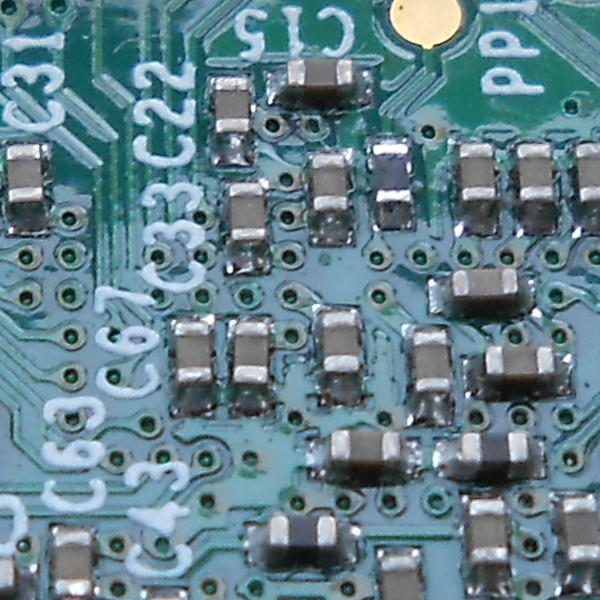
#> input picture test_data/image (1).jpeg, 600 x 600 px
$ python -i segment.py   (imports and definitions only)
#> lines starting #> are read from the running program, lines starting #| are printed output that depends on the picture; after the words box and inside, x2 and y2 are one past the last pixel; in counts of white or black regions, pixels touching at a corner belong together
#> further down, picture is the input picture: shape (600, 600, 3); mean B, G, R 139.9, 129.7, 99.9
import matplotlib.pyplot as pyplot
import cv2
import numpy as np
import skimage.color
from skimage import segmentation

# key constants
SAT_MAX = 40

# [20 lines left out: function split_mask, not called in this run]

def square_mask(mask, overscan, min_size):
    """
    Find square regions corresponding to contiguous segments within the image masks

    The mask should describe the solder joint regions of the image
    """
    result = cv2.findContours(mask, cv2.RETR_TREE, cv2.CHAIN_APPROX_NONE)[0]

    crop_list = []
    rows, cols = mask.shape

    for region in result:

        if filter_regions(mask, region, min_size, 0.4):
            crop_elt = np.zeros(shape=(4), dtype=int)

            overscan_r = (overscan / 100) * (int(max(region[:, :, 1])) - int(min(region[:, :, 1])))
            overscan_c = (overscan / 100) * (int(max(region[:, :, 0])) - int(min(region[:, :, 0])))

            crop_elt[0] = max(int(min(region[:, :, 1])) - overscan_r, 0)
            crop_elt[1] = min(int(max(region[:, :, 1])) + overscan_r, rows)
            crop_elt[2] = max(int(min(region[:, :, 0])) - overscan_c, 0)
            crop_elt[3] = min(int(max(region[:, :, 0])) + overscan_c, cols)

            crop_list.append(crop_elt)

    return crop_list

def build_segment_array(image, seg_list):
    """
    Build an array of image segments for use by classification algorithm

    These will always be square, and cover region to be segmented
    """
    seg_array = []

    for elt in seg_list:
        segment = image[elt[0]:elt[1], elt[2]:elt[3], :]
        seg_array.append(segment)

    return seg_array

def gen_solder_mask(image, gray_floor=145, sat_max=40):
    """
    Generates solder mask image

    :param image:
    :return:
    """

    image_hsv = cv2.cvtColor(image, cv2.COLOR_BGR2HSV)
    light_gray = (0, 0, gray_floor)
    dark_gray = (255, sat_max, 240)
    mask = cv2.inRange(image_hsv, light_gray, dark_gray)

    # remove stray pixels
    mask = cv2.medianBlur(mask, 7)

    return mask

def auto_split_gray(image):
    """
    Find the gray value that segments the solder joints

    Real images are distributed so that there is a threshold where the number
    included begins to increase rapidly, from picking up random parts. Need
    to find this gray-floor threshold

    :returns (int) Threshold to segment the image
    """

    # find change in pixels for given gray floor
    mask_arr = []
    for gray_thr in range(0, 255):
        mask = gen_solder_mask(image, gray_floor=gray_thr, sat_max=SAT_MAX)
        mask_arr.append(mask)
#> this loop made 255 passes
#> pass 1, in gen_solder_mask, `mask = cv2.inRange(image_hsv, light_gray, dark_gray)`:
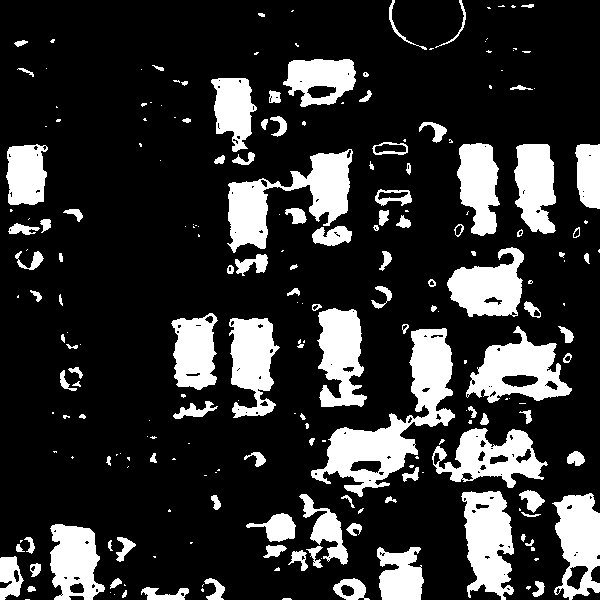
#> mask: shape (600, 600); 19.8% white; 223 white regions (108 under 20 px), largest, box (x1, y1, x2, y2) and area: (311, 328, 455, 497) 7329, (227, 149, 353, 253) 5165, (461, 491, 514, 600) 3980
#> pass 1, in gen_solder_mask, `mask = cv2.medianBlur(mask, 7)`:
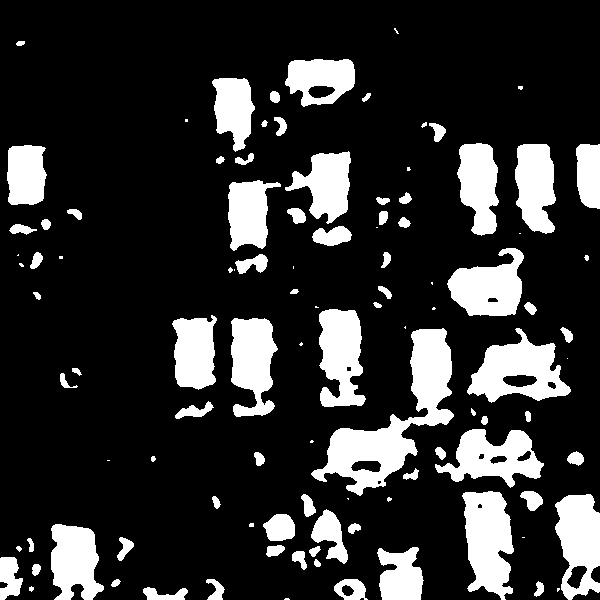
#> mask: shape (600, 600); 18.9% white; 105 white regions (26 under 20 px), largest, box (x1, y1, x2, y2) and area: (311, 328, 454, 496) 7427, (462, 491, 514, 600) 4039, (467, 328, 571, 403) 4018
#> after the loop, mask_arr = 255 items
    y_values = np.zeros(shape=(254), dtype=int)
    for i in range(0, 254):
        y_values[i] = int(sum(sum(mask_arr[i]/255))) - int(sum(sum(mask_arr[i+1]/255)))
#> after the loop, y_values = 254 values, max 1172 at index 127, min 0 at index 0, mean 268.3

    diff_y_values = np.diff(y_values)
#> diff_y_values = 253 values, max 197 at index 126, min -234 at index 128, mean 0
    filtered_values = np.convolve(diff_y_values, (np.ones(shape=9)/9), 'valid')
#> filtered_values = 245 values, max 59.22 at index 109, min -97.44 at index 127, mean 9.28e-16

    # find point just past peak, capture maximum solder joint area
    max_val = max(max(filtered_values), abs(min(filtered_values)))
#> max_val = 97.44
    key_index = len(filtered_values) - 15
#> key_index = 230
    while(abs(filtered_values[key_index]) < 0.5 * max_val):
        key_index -= 1
#> this loop made 101 passes
#> key_index on passes 1 to 12: 229, 228, 227, 226, 225, 224, 223, 222, 221, 220, 219, 218
#> after the loop, key_index = 129
    key_index += 15
#> key_index = 144

    return key_index

def filter_regions(mask, region, min_size, threshold, max_ar=7):
    """ Filter out regions with too few solder-like pixels"""
    pixel_cnt, blank1, blank2 = region.shape
    if pixel_cnt < min_size:
        return False

    pixels = mask[int(min(region[:, :, 1])):int(max(region[:, :, 1])),
                  int(min(region[:, :, 0])):int(max(region[:, :, 0]))]
    height, width = pixels.shape
    if ((width/height) > max_ar or (height/width > max_ar)):
        return False

    if(np.sum(pixels)/(255*np.size(pixels)) < threshold):
            return False

    return True

def resize(img, bw=False):
    """ Convert images to standard size"""
    img = cv2.resize(img, (224,224), interpolation=cv2.INTER_NEAREST)
    return cv2.cvtColor(img, cv2.COLOR_BGR2RGB)

    rows, cols, colors = img.shape
    dim = max(rows, cols)

    new_image = np.zeros((dim, dim, 3), dtype=np.uint8)

    # determine upper-left corner
    r_off = int((dim - rows)/2)
    c_off = int((dim - cols)/2)

    new_image[r_off:r_off+rows,c_off:c_off+cols,:] = img

    if bw:
        new_image = cv2.cvtColor(new_image, cv2.COLOR_BGR2GRAY)
    return skimage.transform.resize(new_image, (150,150))

def format_locations(corners):
    """ Format definition of segments"""
    location = []
    for corner in corners:
        start = (corner[2], corner[0])
        end = (corner[3], corner[1])
        type = ""
        entry = (list(start), list(end), type)
        location.append(list(entry))

    return location


def segment_image(test_img):
    """Driver program to perform segmentation only"""

    """Setup segmentation"""
    test_img = cv2.GaussianBlur(test_img, (5,5), 0)
    mask = gen_solder_mask(test_img, gray_floor=auto_split_gray(test_img))
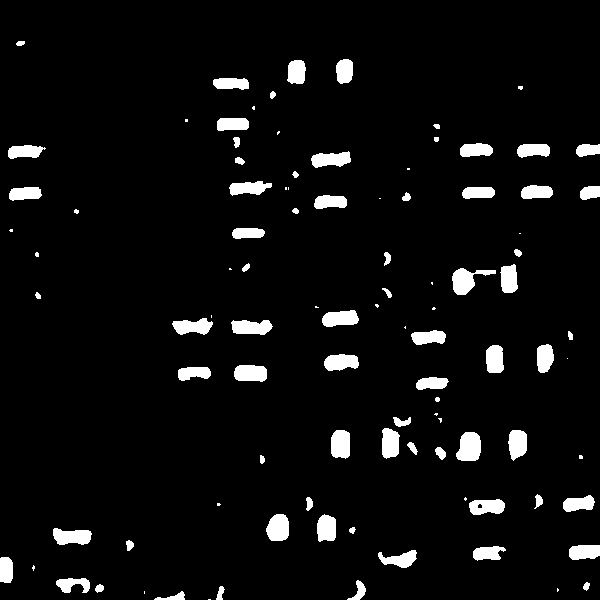
#> mask: shape (600, 600); 5.3% white; 100 white regions (29 under 20 px)
    cv2.imwrite("segment_mask.png", mask)

    list = square_mask(mask, 15, 70)
#> in square_mask, `result = cv2.findContours(mask, cv2.RETR_TREE, cv2.CHAIN_APPROX_NONE)[0]`: result = 101 contours, 32 with area under 20; largest, box (x1, y1, x2, y2) and area: (456, 432, 481, 461) 544, (452, 268, 496, 295) 506, (266, 514, 289, 541) 473, (53, 528, 92, 545) 456, (331, 430, 350, 459) 452
#> the loop in square_mask, `for region in result: ` made 101 passes
#> (pixel_cnt in filter_regions, height in filter_regions, width in filter_regions, overscan_r, overscan_c) on passes 9, 12, 13, 14, 16, 18, 19, 21, 25, 31, 32, 33: (90, 14, 33, 2.1, 4.95), (92, 17, 38, 2.55, 5.7), (80, 14, 32, 2.1, 4.8), (77, 14, 30, 2.1, 4.5), (93, 16, 38, 2.4, 5.7), (74, 27, 18, 4.05, 2.7), (74, 26, 22, 3.9, 3.3), (83, 15, 35, 2.25, 5.25), (75, 16, 31, 2.4, 4.65), (83, 28, 24, 4.2, 3.6), (74, 30, 18, 4.5, 2.7), (77, 28, 18, 4.2, 2.7)
#> (overscan_r, overscan_c) on passes 61, 68, 72, 74, 77, 79: (4.2, 2.55), (1.5, 4.8), (1.95, 4.8), (1.65, 4.8), (1.95, 4.8), (1.95, 4.65)
#> after the loop in square_mask, `for region in result:`: crop_list = 37 items, first 6: [575, 594, 51, 93], [547, 569, 372, 421], [543, 562, 468, 509], [542, 561, 564, 600], [525, 546, 47, 96], [509, 545, 314, 337]
#> list has the same summary as crop_list in square_mask

    locations = format_locations(list)
#> the loop in format_locations, `for corner in corners:` made 37 passes
#> (corner, entry) on passes 1 to 12: ([575, 594, 51, 93], ([51, 575], [93, 594], '')), ([547, 569, 372, 421], ([372, 547], [421, 569], '')), ([543, 562, 468, 509], ([468, 543], [509, 562], '')), ([542, 561, 564, 600], ([564, 542], [600, 561], '')), ([525, 546, 47, 96], ([47, 525], [96, 546], '')), ([509, 545, 314, 337], ([314, 509], [337, 545], '')), ([510, 543, 262, 291], ([262, 510], [291, 543], '')), ([496, 516, 463, 509], ([463, 496], [509, 516], '')), ([492, 513, 558, 598], ([558, 492], [598, 513], '')), ([427, 464, 452, 483], ([452, 427], [483, 464], '')), ([425, 464, 505, 528], ([505, 425], [528, 464], '')), ([425, 462, 328, 351], ([328, 425], [351, 462], ''))
#> after the loop in format_locations, `for corner in corners:`: location = 37 items
#> locations = 37 items
    segments = build_segment_array(test_img, list)
#> the loop in build_segment_array, `for elt in seg_list:` made 37 passes
#> elt on passes 1 to 12: [575, 594, 51, 93], [547, 569, 372, 421], [543, 562, 468, 509], [542, 561, 564, 600], [525, 546, 47, 96], [509, 545, 314, 337], [510, 543, 262, 291], [496, 516, 463, 509], [492, 513, 558, 598], [427, 464, 452, 483], [425, 464, 505, 528], [425, 462, 328, 351]
#> pass 2, in build_segment_array, `segment = image[elt[0]:elt[1], elt[2]:elt[3], :]`:
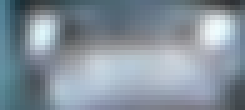
#> segment: shape (22, 49, 3) (shown 5 times larger); mean of channels 0, 1, 2 156.9, 145.6, 132.5; drawn as B, G, R
#> segments = 37 items

    for i in range(0, len(segments)):
        segments[i] = resize(segments[i], bw=False)
#> this loop made 37 passes
#> pass 1, in resize, `img = cv2.resize(img, (224,224), interpolation=cv2.INTER_NEAREST)`:
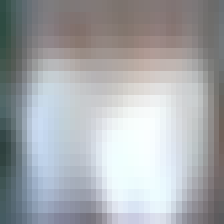
#> img: shape (224, 224, 3); mean of channels 0, 1, 2 172.7, 169.1, 166.2; drawn as B, G, R
#> pass 2, in resize (call 2), `img = cv2.resize(img, (224,224), interpolation=cv2.INTER_NEAREST)`:
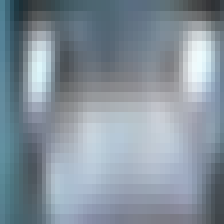
#> img: shape (224, 224, 3); mean of channels 0, 1, 2 156.9, 145.6, 132.5; drawn as B, G, R
#> pass 3, in resize (call 3), `img = cv2.resize(img, (224,224), interpolation=cv2.INTER_NEAREST)`:
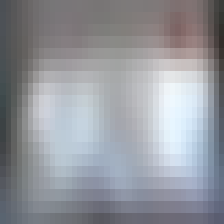
#> img: shape (224, 224, 3); mean of channels 0, 1, 2 156.7, 150.1, 147.4; drawn as B, G, R

    return locations, segments

# [27 lines left out: function test, not called in this run]

>>> import cv2
>>> picture = cv2.imread('../test_data/image (1).jpeg')
>>> result = segment_image(picture)

$ run again, on test_data/image (2).png
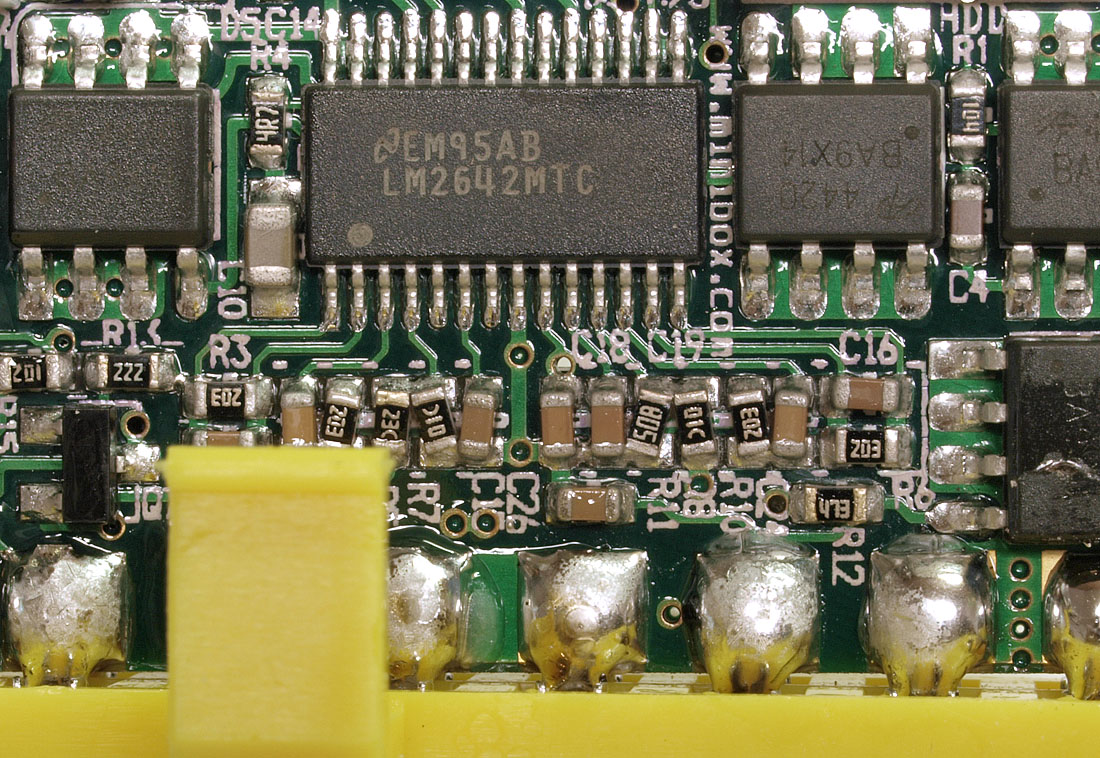
#> input picture test_data/image (2).png, 1100 x 758 px
#> picture is the input picture: shape (758, 1100, 3); mean B, G, R 83.1, 114.5, 117.3
#> the loop in auto_split_gray, `for gray_thr in range(0, 255):` made 255 passes
#> pass 1, in gen_solder_mask, `mask = cv2.medianBlur(mask, 7)`:
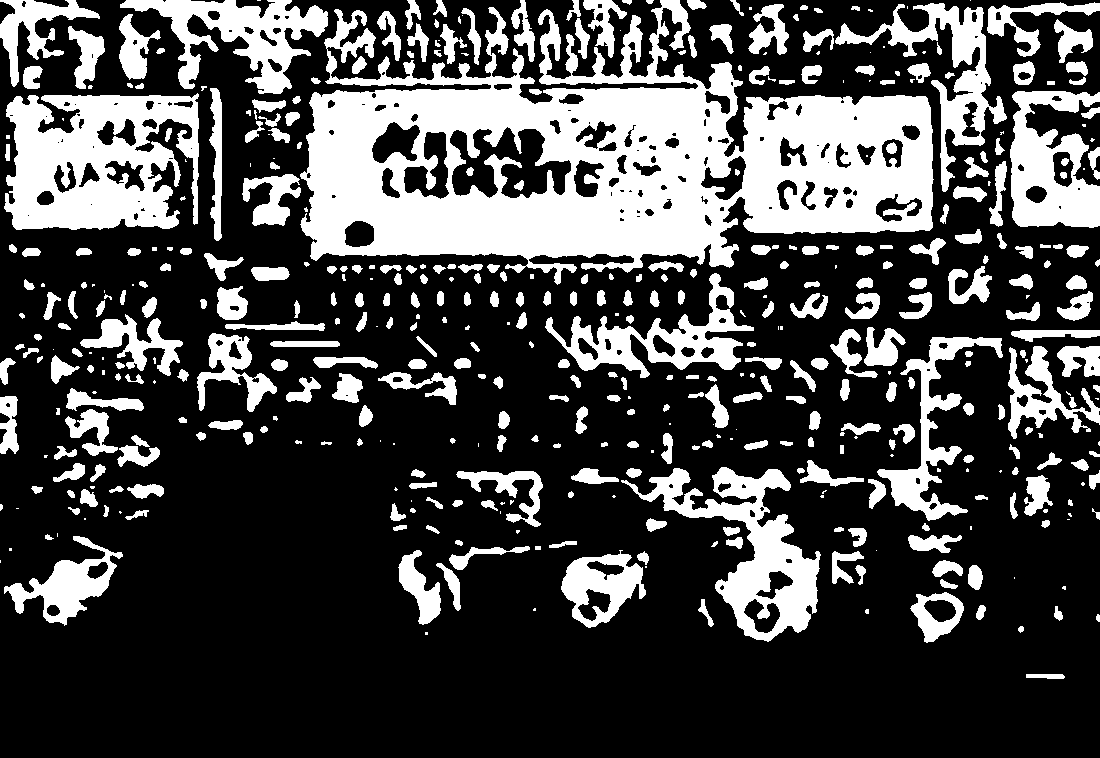
#> mask: shape (758, 1100); 28.4% white; 472 white regions (114 under 20 px), largest, box (x1, y1, x2, y2) and area: (300, 0, 934, 285) 90156, (4, 93, 199, 230) 18967, (621, 467, 821, 642) 10843
#> after the loop in auto_split_gray, `for gray_thr in range(0, 255):`: mask_arr = 255 items
#> after the loop in auto_split_gray, `for i in range(0, 254):`: y_values = 254 values, max 6075 at index 87, min 0 at index 0, mean 931.9
#> diff_y_values = 253 values, max 837 at index 82, min -806 at index 93, mean 0
#> filtered_values = 245 values, max 470.7 at index 78, min -291.4 at index 101, mean -4.64e-16
#> max_val = 470.7
#> in auto_split_gray, `key_index = len(filtered_values) - 15`: key_index = 230
#> the loop in auto_split_gray, `while(abs(filtered_values[key_index]) < 0.5 * max_val):` made 128 passes
#> key_index on passes 1 to 8: 229, 228, 227, 226, 225, 224, 223, 222
#> after the loop in auto_split_gray, `while(abs(filtered_values[key_index]) < 0.5 * max_val):`: key_index = 102
#> in auto_split_gray, `key_index += 15`: key_index = 117
#> result = 487 contours, 148 with area under 20; largest, box (x1, y1, x2, y2) and area: (663, 489, 817, 642) 8194, (120, 0, 328, 94) 6686, (546, 310, 751, 378) 4448, (561, 551, 643, 628) 3970, (880, 339, 974, 520) 3644
#> the loop in square_mask, `for region in result: ` made 487 passes
#> (pixel_cnt in filter_regions, height in filter_regions, width in filter_regions, overscan_r, overscan_c) on passes 9, 17, 21, 24, 25, 26, 27, 57: (151, 50, 53, 7.5, 7.95), (71, 16, 30, 2.4, 4.5), (367, 73, 113, 10.95, 16.95), (243, 76, 81, 11.4, 12.15), (114, 33, 34, 4.95, 5.1), (90, 20, 38, 3, 5.7), (200, 74, 42, 11.1, 6.3), (133, 35, 37, 5.25, 5.55)
#> after the loop in square_mask, `for region in result:`: crop_list = 67 items, first 6: [584, 649, 902, 970], [557, 578, 927, 966], [541, 635, 0, 138], [539, 638, 548, 654], [583, 625, 571, 616], [557, 583, 580, 629]
#> list has the same summary as crop_list in square_mask
#> the loop in format_locations, `for corner in corners:` made 67 passes
#> (corner, entry) on passes 1 to 8: ([584, 649, 902, 970], ([902, 584], [970, 649], '')), ([557, 578, 927, 966], ([927, 557], [966, 578], '')), ([541, 635, 0, 138], ([0, 541], [138, 635], '')), ([539, 638, 548, 654], ([548, 539], [654, 638], '')), ([583, 625, 571, 616], ([571, 583], [616, 625], '')), ([557, 583, 580, 629], ([580, 557], [629, 583], '')), ([538, 635, 391, 446], ([391, 538], [446, 635], '')), ([592, 638, 737, 785], ([737, 592], [785, 638], ''))
#> after the loop in format_locations, `for corner in corners:`: location = 67 items
#> the loop in build_segment_array, `for elt in seg_list:` made 67 passes
#> the loop in segment_image, `for i in range(0, len(segments)):` made 67 passes
#> pass 3, in resize (call 3), `img = cv2.resize(img, (224,224), interpolation=cv2.INTER_NEAREST)`:
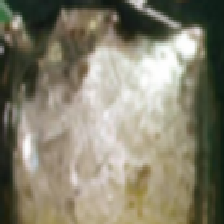
#> img: shape (224, 224, 3); mean of channels 0, 1, 2 111, 129.4, 133.4; drawn as B, G, R
